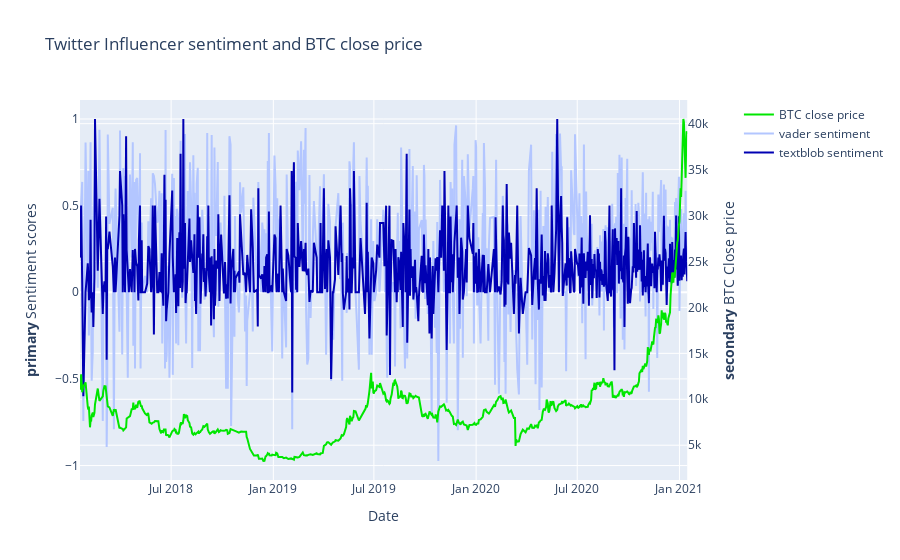

The code cell stored with this chart in its notebook:
### Code cell
# Graph on Influencer Sentiment against BTC price

import plotly.graph_objects as go
from plotly.subplots import make_subplots

# Create figure with secondary y-axis
fig = make_subplots(specs=[[{"secondary_y": True}]])

# Add traces

fig.add_trace(
    go.Scatter(x=influencer_sentiment.Date, y=influencer_sentiment.Close, name="BTC close price",line=dict(color="#00e600")),
    secondary_y=True,
)

fig.add_trace(
    go.Scatter(x=influencer_sentiment.Date, y=influencer_sentiment.vader_compound, name="vader sentiment",line=dict(color=" #b3c6ff")),
    secondary_y=False,
)


fig.add_trace(
    go.Scatter(x=influencer_sentiment.Date, y=influencer_sentiment.textblob, name="textblob sentiment",line=dict(color="#0000b3")),
    secondary_y=False,
)


# Add figure title
fig.update_layout(
    title_text="Twitter Influencer sentiment and BTC close price"
)

# Set x-axis title
fig.update_xaxes(title_text="Date")

# Set y-axes titles
fig.update_yaxes(title_text="<b>primary</b> Sentiment scores", secondary_y=False)
fig.update_yaxes(title_text="<b>secondary</b> BTC Close price", secondary_y=True)

fig.show()

### Figure 1 — Plotly figure (JSON) as saved in the notebook; plotly's stock layout.template omitted (floating-point values rounded to 4 significant figures; data arrays with more than 128 entries replaced by an {"elided": "..."} marker saying what was removed)
{"data": [{"line": {"color": "#00e600"}, "name": "BTC close price", "type": "scatter", "x": {"elided": "706 str values"}, "xaxis": "x", "y": {"elided": "706 float values"}, "yaxis": "y2"}, {"line": {"color": " #b3c6ff"}, "name": "vader sentiment", "type": "scatter", "x": {"elided": "706 str values"}, "xaxis": "x", "y": {"elided": "706 float values"}, "yaxis": "y"}, {"line": {"color": "#0000b3"}, "name": "textblob sentiment", "type": "scatter", "x": {"elided": "706 str values"}, "xaxis": "x", "y": {"elided": "706 float values"}, "yaxis": "y"}], "layout": {"title": {"text": "Twitter Influencer sentiment and BTC close price"}, "xaxis": {"anchor": "y", "domain": [0, 0.94], "title": {"text": "Date"}}, "yaxis": {"anchor": "x", "domain": [0, 1], "title": {"text": "<b>primary</b> Sentiment scores"}}, "yaxis2": {"anchor": "x", "overlaying": "y", "side": "right", "title": {"text": "<b>secondary</b> BTC Close price"}}}}
